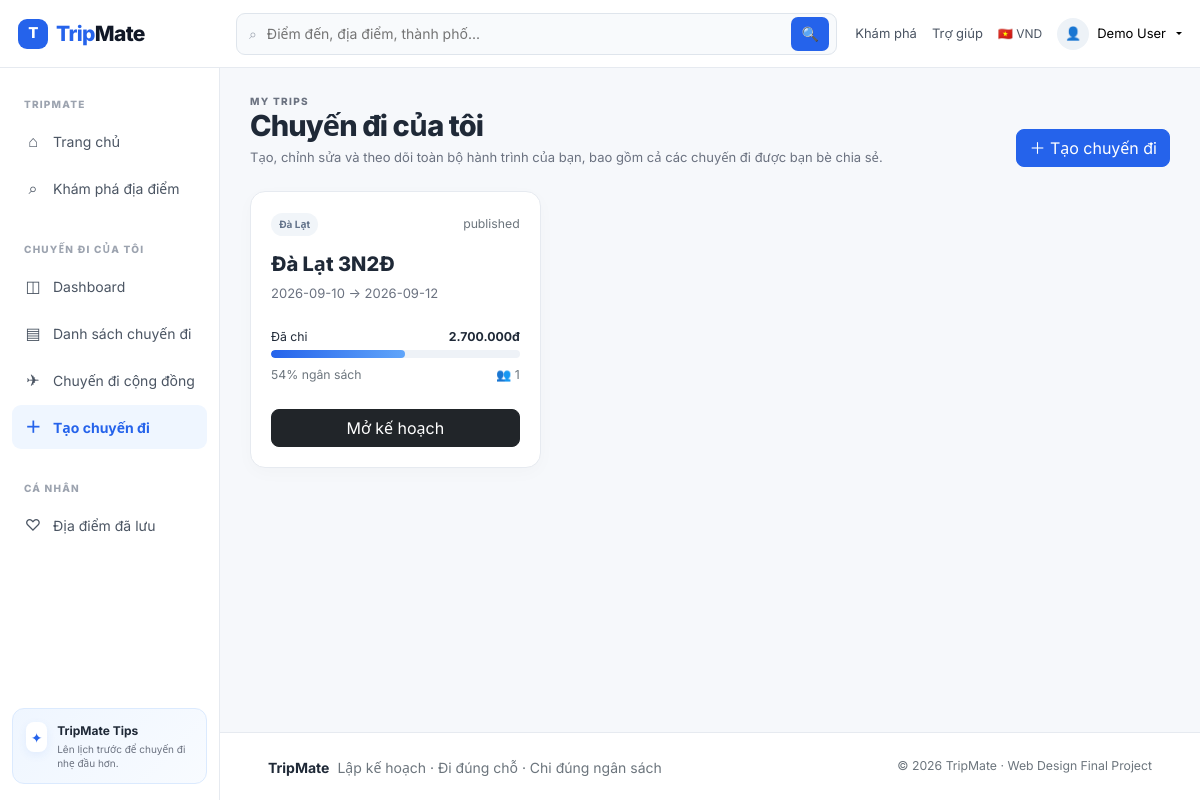
Screenshot of /user/trips.php (signed in) with the database file from the repository.
### tables this page shows
CREATE TABLE `trips` (
  `id` int(10) UNSIGNED NOT NULL,
  `destination_id` int(10) UNSIGNED DEFAULT NULL,
  `owner_id` int(10) UNSIGNED NOT NULL,
  `name` varchar(150) NOT NULL,
  `destination` varchar(150) NOT NULL,
  `start_date` date NOT NULL,
  `end_date` date NOT NULL,
  `budget` decimal(12,2) NOT NULL DEFAULT 0.00,
  `description` text DEFAULT NULL,
  `status` enum('draft','published','completed','cancelled') NOT NULL DEFAULT 'draft',
  `created_at` timestamp NOT NULL DEFAULT current_timestamp()
);

### includes/helpers.php (called while the page is built, shortened)
<?php
function base_url(string $path = ''): string {
    $projectRoot = '/webchuyendi';
    return $projectRoot . '/' . ltrim($path, '/');
}
function e($v): string { return htmlspecialchars((string)$v, ENT_QUOTES, 'UTF-8'); }

### user/trips.php (the view)
<?php
session_start();require __DIR__.'/../config/database.php';require __DIR__.'/../includes/helpers.php';require_login();$uid=$_SESSION['user']['id'];
$st=$pdo->prepare('SELECT t.*, COUNT(DISTINCT tm_all.id) member_count, COALESCE((SELECT SUM(e2.amount) FROM expenses e2 WHERE e2.trip_id=t.id),0) spent, CASE WHEN t.owner_id=? THEN 1 ELSE 0 END is_owner FROM trips t JOIN trip_members tm_me ON tm_me.trip_id=t.id AND tm_me.user_id=? LEFT JOIN trip_members tm_all ON tm_all.trip_id=t.id WHERE t.owner_id=? OR tm_me.user_id=? GROUP BY t.id ORDER BY t.start_date DESC');$st->execute([$uid,$uid,$uid,$uid]);$trips=$st->fetchAll();
$pageTitle='Chuyến đi của tôi';include __DIR__.'/../includes/header.php';show_flash();
?>
<div class="page-shell"><div class="d-flex flex-column flex-md-row justify-content-between align-items-md-end gap-3 mb-4"><div><div class="eyebrow">MY TRIPS</div><h1 class="page-title">Chuyến đi của tôi</h1><div class="subtext mt-1">Tạo, chỉnh sửa và theo dõi toàn bộ hành trình của bạn, bao gồm cả các chuyến đi được bạn bè chia sẻ.</div></div><a href="<?= base_url('user/trip-create.php') ?>" class="btn btn-primary rounded-3">＋ Tạo chuyến đi</a></div>
<div class="row g-4"><?php foreach($trips as $t): $pct=$t['budget']>0?min(100,round(($t['spent']/$t['budget'])*100)):0; ?><div class="col-md-6 col-xl-4"><div class="panel h-100"><div class="d-flex justify-content-between align-items-center"><div><span class="pill"><?= e($t['destination']) ?></span><?php if(!(int)$t['is_owner']): ?><span class="pill ms-1">Được chia sẻ</span><?php endif; ?></div><span class="small text-secondary"><?= e($t['status']) ?></span></div><h3 class="fs-5 fw-800 mt-3"><?= e($t['name']) ?></h3><div class="subtext"><?= e($t['start_date']) ?> → <?= e($t['end_date']) ?></div><div class="d-flex justify-content-between small mt-4"><span>Đã chi</span><strong><?= number_format($t['spent'],0,',','.') ?>đ</strong></div><div class="metric-bar mt-1"><span style="width:<?= $pct ?>%"></span></div><div class="d-flex justify-content-between small text-secondary mt-2"><span><?= $pct ?>% ngân sách</span><span>👥 <?= (int)$t['member_count'] ?></span></div><a class="btn btn-dark w-100 mt-4 rounded-3" href="<?= base_url('user/trip-detail.php?id='.$t['id']) ?>">Mở kế hoạch</a></div></div><?php endforeach; ?><?php if(!$trips): ?><div class="col-12"><div class="empty-state">Chưa có chuyến đi. Hãy tạo chuyến đầu tiên.</div></div><?php endif; ?></div></div>
<?php include __DIR__.'/../includes/footer.php'; ?>

### assets/css/style.css (style rules this page uses)
:root { --blue:#2563eb;--blue-2:#1d4ed8;--blue-soft:#eff6ff;--ink:#1f2937;--muted:#6b7280; --line:#e6eaf0;--bg:#f6f8fb;--white:#fff;--success:#0f9d74;--warning:#f59e0b; --shadow:0 10px 30px rgba(31,41,55,.08); }
* { box-sizing:border-box }
html { scroll-behavior:smooth }
body { margin:0;color:var(--ink);background:var(--bg);font-family:Inter,system-ui,-apple-system,sans-serif;font-size:14px }
.fw-800 { font-weight:800 }
.eyebrow { font-size:10px;letter-spacing:.13em;color:#6b7280;font-weight:800 }
.pill { display:inline-flex;align-items:center;border-radius:999px;padding:4px 8px;background:#f1f5f9;color:#64748b;font-size:10px;font-weight:700 }
.page-shell { padding:26px 30px 40px }
.page-title { font-size:29px;font-weight:800;letter-spacing:-.03em;margin:0 }
.subtext { color:var(--muted);font-size:13px }
.panel { background:#fff;border:1px solid var(--line);border-radius:15px;padding:20px;box-shadow:0 5px 18px rgba(15,23,42,.025) }
.metric-bar { height:8px;background:#eef2f7;border-radius:999px;overflow:hidden }
.metric-bar span { height:100%;display:block;background:linear-gradient(90deg,#2563eb,#60a5fa);border-radius:999px }
.btn-primary { background:var(--blue);border-color:var(--blue) }

### rows the page displays
trips: destination "Đà Lạt", status "published", name "Đà Lạt 3N2Đ", start_date "2026-09-10", end_date "2026-09-12", spent "2.700.000", pct "54", member_count "1"

### other values shown
$currentUser['name'] "Demo User"
